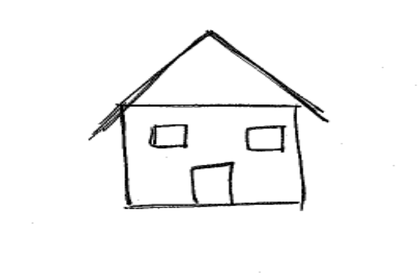
%> input picture Analyse_image/Hough/images/maison.png, 420 x 278 px, shrunk from 547 x 362 before the run
$ octave untitled.m   (GNU Octave 9; MATLAB toolbox functions it lacks are replaced by stand-ins)
%> lines starting %> are read from the running program, lines starting %| are printed output that depends on the picture; in (x1, y1, x2, y2) boxes, pixels count from 0 and x2, y2 are one past the last pixel; in counts of white or black regions, pixels touching at a corner belong together; the program's own positions count from 1
clear variables;
close all;

%1.
I = imread('./images/maison.png');
%> I is the input picture: size 278x420x3 uint8; min 0, max 255, mean 246.6
I = im2double(I);
%> I: size 278x420x3 double
I = rgb2gray(I);
%> I: size 278x420 double

figure(1);
subplot(221);
imshow(I,[]);
title("Image originale");

%2.
[N1,N2] = size(I);
%> N1 = 278; N2 = 420
rho_max = sqrt((N1-1)^2 + (N2-1)^2);
%> rho_max = 502.3

%3.

[~,threshold] = edge(I,'sobel');
%> threshold = 0.15
fudgeFactor = 0.8;
contour = edge(I,'sobel',threshold * fudgeFactor);
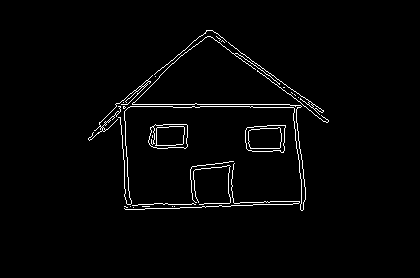
%> contour: size 278x420 logical; 2.1% white in thin lines or dots, all inside (x1, y1, x2, y2) = (88, 30, 329, 211)


contour_test = 255 - I;

figure(1);
subplot(222);
imshow(contour_test,[]);
title("Contour de l'image");

%4.
H = zeros(N1,N2);

for i = 1:N1
    for j = 1:N2
        if contour_test(i,j) > 254.8
            for t = 1:N2
                theta = pi*t/N2;
                rho = i*cos(theta) + j*sin(theta);
                H(round((rho + rho_max)*N1/(rho_max*2)),t) = H(round((rho + rho_max)*N1/(rho_max*2)),t)+1;
            end
        end
    end
end
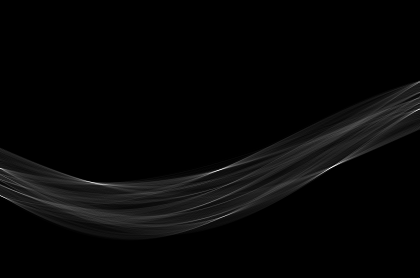
%> H: size 278x420 double; min 0, max 282, mean 7.3; drawn with min black and max white
%> after the loop, rho = -209; theta = 3.14

figure(1);
subplot(223);
imshow(H, []);
title("Matrice d'accumulation");

%> (the run ends here)
